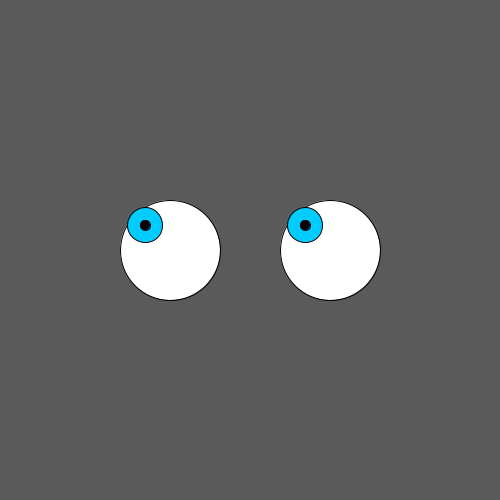
Frame 1 (no input)
Frame 60 (the mouse pressed at the canvas centre just before this capture): identical to frame 1, image omitted
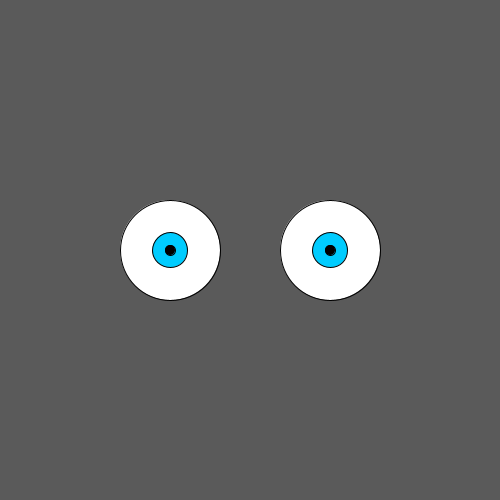
Frame 120 (the mouse held since frame 60 and released just before this capture)

The Processing sketch that drew these frames (run headless with seeded random() and noise(); from frame 60 on, the mouse is pressed at the canvas centre):

// Processing sketch: processing_95456
// ── processing_95456.pde

int x = 500;
int y = 500;
 
void setup() {
  size(500,500);
  ellipseMode(CENTER);
  frameRate(25);
}
  
void draw() {
  background(90);
   
//Eyes
  fill(255, 255, 255);
  ellipse(x/2 - 80, y/2, 100, 100);
  ellipse(x/2 + 80, y/2, 100, 100);
   
float x1 = map(mouseX, 0, width, 145, 195);
float y1 = map(mouseY, 0, height, 225, 275);
float x2 = map(mouseX, 0, width, 305, 355);
float y2 = map(mouseY, 0, height, 225, 275);
    
//eyeball
  fill(0, 204, 255);
  ellipse(x1, y1, 35, 35);
  ellipse(x2, y2, 35, 35);
    
//pupil
  fill(0);
  ellipse(x1, y1, 10, 10);
  ellipse(x2, y2, 10, 10);
}
